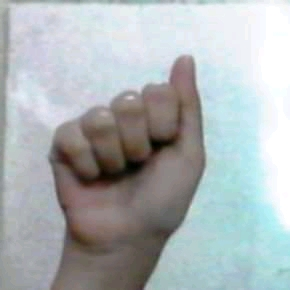
#> input picture Modul_7/data.jpeg, 290 x 290 px
$ jupyter execute Modul_7.ipynb
#> lines starting #> are read from the running program, lines starting #| are printed output that depends on the picture; after the words box and inside, x2 and y2 are one past the last pixel; in counts of white or black regions, pixels touching at a corner belong together
[cell 1]
import numpy as np
import matplotlib.pyplot as plt
import cv2 as cv

[cell 2]
img = cv.imread("data.jpeg")
#> img is the input picture: shape (290, 290, 3); mean B, G, R 181.5, 179.7, 173
imgg = cv.cvtColor(img, cv.COLOR_BGR2GRAY)
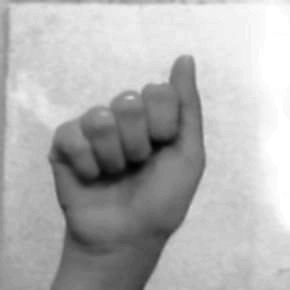
#> imgg: shape (290, 290); min 0, max 255, mean 177.9
plt.imshow (imgg, 'gray')
v,l=imgg.shape
#> v = 290; l = 290

[cell 3]
kernel = np.array ([[1,1,1,1,1],
                   [1,1,1,1,1],
                   [1,1,1,1,1],
                   [1,1,1,1,1],
                   [1,1,1,1,1]])
print (kernel)

[cell 4]
ret, data=cv.threshold(imgg,0,255, cv.THRESH_BINARY+cv.THRESH_OTSU)
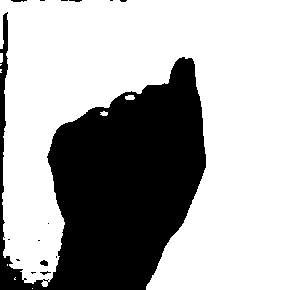
#> data: shape (290, 290); 67.3% white; 15 black regions (12 under 20 px), largest, box (x1, y1, x2, y2) and area: (0, 12, 206, 290) 27359, (40, 260, 48, 266) 35, (11, 0, 27, 2) 25
#> ret = 159

[cell 5]
def erosi(data, kernel):
    erosi = cv.erode(data,kernel,iterations = 1)
    return erosi

[cell 6]
def dilasi(data, kernel):
    dilasi = cv.dilate(data,kernel,iterations = 1)
    return dilasi

[cell 7]
def invers (data):
    for i in range (v):
        for j in range (l):
            if (data[i,j]==0):
                data[i,j]=1
            else:
                data[i,j]=0
    return data

[cell 8]
def segmen (data_awal, data_akhir):
    seg=data_akhir*data_awal
    return seg

[cell 9]
dl=dilasi(data, kernel)
#> in dilasi, `dilasi = cv.dilate(data,kernel,iterations = 1)`:
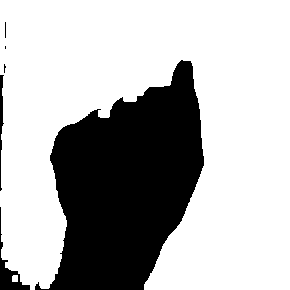
#> dilasi: shape (290, 290); 70.5% white; 6 black regions (3 under 20 px), largest, box (x1, y1, x2, y2) and area: (35, 60, 204, 290) 24010, (0, 207, 30, 290) 531, (0, 75, 4, 191) 232
plt.imshow (dl, 'gray')

[cell 10]
er=erosi (data, kernel)
#> in erosi, `erosi = cv.erode(data,kernel,iterations = 1)`:
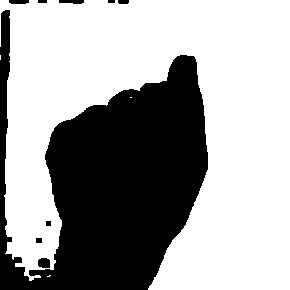
#> erosi: shape (290, 290); 63.8% white; 9 black regions, largest, box (x1, y1, x2, y2) and area: (0, 10, 208, 290) 30029, (38, 258, 50, 268) 107, (59, 0, 84, 4) 84
plt.imshow (er, 'gray')

[cell 11]
opening=dilasi (er, kernel)
#> in dilasi (call 2), `dilasi = cv.dilate(data,kernel,iterations = 1)`:
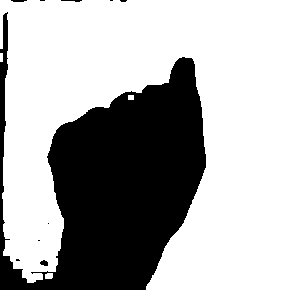
#> dilasi: shape (290, 290); 67% white; 10 black regions (6 under 20 px), largest, box (x1, y1, x2, y2) and area: (0, 12, 206, 290) 27597, (40, 260, 48, 266) 35, (11, 0, 27, 2) 27, (61, 0, 82, 2) 26
plt.imshow (opening, 'gray')

[cell 12]
closing=erosi(dl, kernel)
#> in erosi (call 2), `erosi = cv.erode(data,kernel,iterations = 1)`:
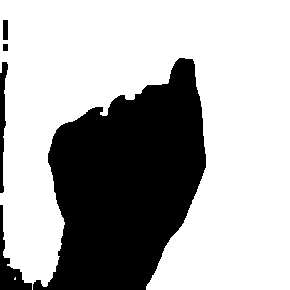
#> erosi: shape (290, 290); 67.8% white; 5 black regions, box (x1, y1, x2, y2) and area: (33, 58, 206, 290) 25572, (0, 205, 32, 290) 821, (0, 62, 8, 193) 567, (3, 20, 8, 40) 100, (3, 44, 8, 51) 35
plt.imshow(closing, 'gray')

[cell 13]
inv=invers (opening)
segmentasi=inv*imgg
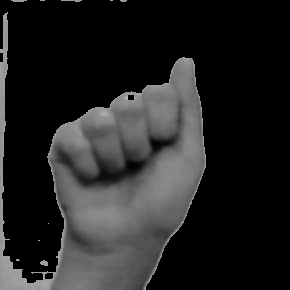
#> segmentasi: shape (290, 290); min 0, max 182, mean 35.1
plt.imshow (segmentasi,'gray')
